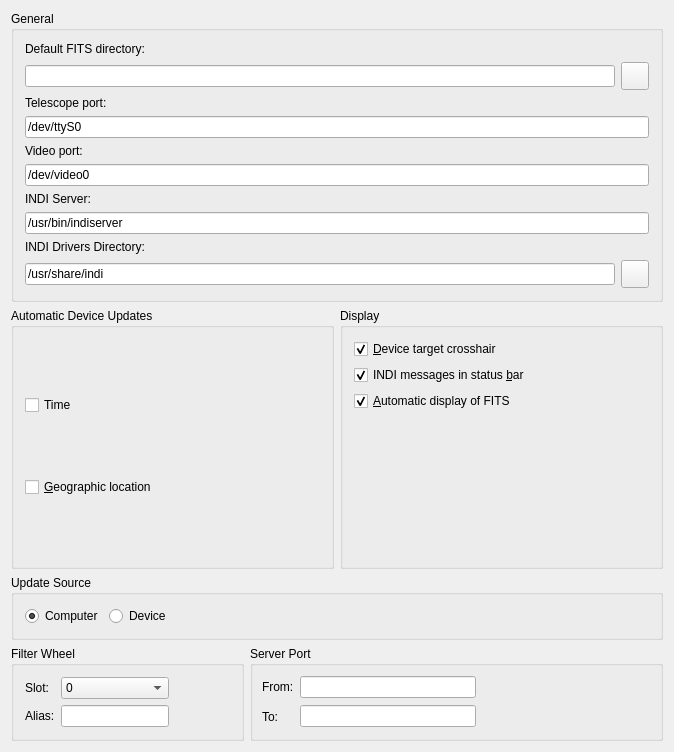
<ui version="4.0" >
 <class>OpsINDI</class>
 <widget class="QWidget" name="OpsINDI" >
  <property name="geometry" >
   <rect>
    <x>0</x>
    <y>0</y>
    <width>674</width>
    <height>752</height>
   </rect>
  </property>
  <property name="windowTitle" >
   <string/>
  </property>
  <layout class="QVBoxLayout" name="verticalLayout_2" >
   <item>
    <widget class="QGroupBox" name="generalGroup" >
     <property name="title" >
      <string>General</string>
     </property>
     <layout class="QVBoxLayout" name="verticalLayout_3" >
      <item>
       <widget class="QLabel" name="fitsLabel" >
        <property name="whatsThis" >
         <string>Specify where new FITS images are saved once captured and downloaded</string>
        </property>
        <property name="text" >
         <string>Default FITS directory:</string>
        </property>
       </widget>
      </item>
      <item>
       <layout class="QHBoxLayout" >
        <property name="spacing" >
         <number>6</number>
        </property>
        <property name="margin" >
         <number>0</number>
        </property>
        <item>
         <widget class="KLineEdit" name="kcfg_fitsDir" />
        </item>
        <item>
         <widget class="QPushButton" name="selectFITSDirB" >
          <property name="sizePolicy" >
           <sizepolicy vsizetype="Fixed" hsizetype="Fixed" >
            <horstretch>0</horstretch>
            <verstretch>0</verstretch>
           </sizepolicy>
          </property>
          <property name="minimumSize" >
           <size>
            <width>28</width>
            <height>28</height>
           </size>
          </property>
          <property name="maximumSize" >
           <size>
            <width>28</width>
            <height>28</height>
           </size>
          </property>
          <property name="text" >
           <string/>
          </property>
         </widget>
        </item>
       </layout>
      </item>
      <item>
       <widget class="QLabel" name="telescopeLabel" >
        <property name="toolTip" >
         <string>Default INDI telescope port</string>
        </property>
        <property name="text" >
         <string>Telescope port:</string>
        </property>
       </widget>
      </item>
      <item>
       <widget class="KLineEdit" name="kcfg_telescopePort" >
        <property name="text" >
         <string>/dev/ttyS0</string>
        </property>
       </widget>
      </item>
      <item>
       <widget class="QLabel" name="videoLabel" >
        <property name="toolTip" >
         <string>Default INDI video port</string>
        </property>
        <property name="text" >
         <string>Video port:</string>
        </property>
       </widget>
      </item>
      <item>
       <widget class="KLineEdit" name="kcfg_videoPort" >
        <property name="text" >
         <string>/dev/video0</string>
        </property>
       </widget>
      </item>
      <item>
       <widget class="QLabel" name="videoLabel_2" >
        <property name="toolTip" >
         <string>Default INDI video port</string>
        </property>
        <property name="text" >
         <string>INDI Server:</string>
        </property>
       </widget>
      </item>
      <item>
       <widget class="KLineEdit" name="kcfg_indiServer" >
        <property name="text" >
         <string>/usr/bin/indiserver</string>
        </property>
       </widget>
      </item>
      <item>
       <widget class="QLabel" name="videoLabel_3" >
        <property name="toolTip" >
         <string>Default INDI video port</string>
        </property>
        <property name="text" >
         <string>INDI Drivers Directory:</string>
        </property>
       </widget>
      </item>
      <item>
       <layout class="QHBoxLayout" name="horizontalLayout_4" >
        <item>
         <widget class="KLineEdit" name="kcfg_indiDriversDir" >
          <property name="text" >
           <string>/usr/share/indi</string>
          </property>
         </widget>
        </item>
        <item>
         <widget class="QPushButton" name="selectDriversDirB" >
          <property name="sizePolicy" >
           <sizepolicy vsizetype="Fixed" hsizetype="Fixed" >
            <horstretch>0</horstretch>
            <verstretch>0</verstretch>
           </sizepolicy>
          </property>
          <property name="minimumSize" >
           <size>
            <width>28</width>
            <height>28</height>
           </size>
          </property>
          <property name="maximumSize" >
           <size>
            <width>28</width>
            <height>28</height>
           </size>
          </property>
          <property name="text" >
           <string/>
          </property>
         </widget>
        </item>
       </layout>
      </item>
     </layout>
    </widget>
   </item>
   <item>
    <layout class="QHBoxLayout" name="horizontalLayout_2" >
     <item>
      <widget class="QGroupBox" name="autoGroup" >
       <property name="title" >
        <string>Automatic Device Updates</string>
       </property>
       <layout class="QVBoxLayout" name="verticalLayout" >
        <item>
         <widget class="QCheckBox" name="kcfg_useTimeUpdate" >
          <property name="toolTip" >
           <string>Update telescope clock upon connection</string>
          </property>
          <property name="whatsThis" >
           <string>Synchronize KStars date and time automatically from the update source.</string>
          </property>
          <property name="text" >
           <string>Time</string>
          </property>
          <property name="checked" >
           <bool>false</bool>
          </property>
         </widget>
        </item>
        <item>
         <widget class="QCheckBox" name="kcfg_useGeographicUpdate" >
          <property name="toolTip" >
           <string>Update telescope geographical location upon connection</string>
          </property>
          <property name="whatsThis" >
           <string>Synchronize KStars location settings from the update source</string>
          </property>
          <property name="text" >
           <string>&amp;Geographic location</string>
          </property>
          <property name="checked" >
           <bool>false</bool>
          </property>
         </widget>
        </item>
       </layout>
      </widget>
     </item>
     <item>
      <widget class="QGroupBox" name="displayGroup" >
       <property name="title" >
        <string>Display</string>
       </property>
       <layout class="QVBoxLayout" name="verticalLayout_5" >
        <item>
         <widget class="QCheckBox" name="kcfg_showTargetCrosshair" >
          <property name="toolTip" >
           <string>Display the telescope position on the sky map</string>
          </property>
          <property name="whatsThis" >
           <string>Display a telescope marker on the sky map in order to track the telescope motion across the sky.</string>
          </property>
          <property name="text" >
           <string>&amp;Device target crosshair</string>
          </property>
          <property name="checked" >
           <bool>true</bool>
          </property>
         </widget>
        </item>
        <item>
         <widget class="QCheckBox" name="kcfg_showINDIMessages" >
          <property name="toolTip" >
           <string>Display INDI status messages in the status bar</string>
          </property>
          <property name="whatsThis" >
           <string>Display incoming INDI status messages in KStars status bar</string>
          </property>
          <property name="text" >
           <string>INDI messages in status &amp;bar</string>
          </property>
          <property name="checked" >
           <bool>true</bool>
          </property>
         </widget>
        </item>
        <item>
         <widget class="QCheckBox" name="kcfg_showFITS" >
          <property name="whatsThis" >
           <string>When a FITS image is captured from a camera, download and display the FITS automatically in KStars FITS Viewer</string>
          </property>
          <property name="text" >
           <string>&amp;Automatic display of FITS</string>
          </property>
          <property name="checked" >
           <bool>true</bool>
          </property>
         </widget>
        </item>
        <item>
         <spacer name="verticalSpacer" >
          <property name="orientation" >
           <enum>Qt::Vertical</enum>
          </property>
          <property name="sizeHint" stdset="0" >
           <size>
            <width>20</width>
            <height>28</height>
           </size>
          </property>
         </spacer>
        </item>
       </layout>
      </widget>
     </item>
    </layout>
   </item>
   <item>
    <widget class="QGroupBox" name="groupBox_2" >
     <property name="whatsThis" >
      <string>Synchronize KStars according to either the computer or device time and location settings.</string>
     </property>
     <property name="title" >
      <string>Update Source</string>
     </property>
     <layout class="QHBoxLayout" name="horizontalLayout" >
      <item>
       <widget class="QRadioButton" name="kcfg_useComputerSource" >
        <property name="text" >
         <string>Computer</string>
        </property>
        <property name="checkable" >
         <bool>true</bool>
        </property>
        <property name="checked" >
         <bool>true</bool>
        </property>
       </widget>
      </item>
      <item>
       <widget class="QRadioButton" name="kcfg_useDeviceSource" >
        <property name="text" >
         <string>Device</string>
        </property>
       </widget>
      </item>
      <item>
       <spacer name="horizontalSpacer" >
        <property name="orientation" >
         <enum>Qt::Horizontal</enum>
        </property>
        <property name="sizeHint" stdset="0" >
         <size>
          <width>429</width>
          <height>20</height>
         </size>
        </property>
       </spacer>
      </item>
     </layout>
    </widget>
   </item>
   <item>
    <layout class="QHBoxLayout" name="horizontalLayout_3" >
     <item>
      <widget class="QGroupBox" name="autoGroup_2" >
       <property name="toolTip" >
        <string>Assign color values for your filter wheel slots</string>
       </property>
       <property name="whatsThis" >
        <string>Assign an alias to each filter wheel slot number. For example, you can assing slot 0 to Red, slot 1 to Green, etc..</string>
       </property>
       <property name="title" >
        <string>Filter Wheel</string>
       </property>
       <layout class="QHBoxLayout" >
        <property name="spacing" >
         <number>6</number>
        </property>
        <property name="margin" >
         <number>11</number>
        </property>
        <item>
         <layout class="QVBoxLayout" >
          <property name="spacing" >
           <number>6</number>
          </property>
          <property name="margin" >
           <number>0</number>
          </property>
          <item>
           <widget class="QLabel" name="textLabel1" >
            <property name="text" >
             <string>Slot:</string>
            </property>
           </widget>
          </item>
          <item>
           <widget class="QLabel" name="textLabel2" >
            <property name="text" >
             <string>Alias:</string>
            </property>
           </widget>
          </item>
         </layout>
        </item>
        <item>
         <layout class="QVBoxLayout" >
          <property name="spacing" >
           <number>6</number>
          </property>
          <property name="margin" >
           <number>0</number>
          </property>
          <item>
           <widget class="KComboBox" name="filterSlotCombo" >
            <property name="sizePolicy" >
             <sizepolicy vsizetype="Fixed" hsizetype="Preferred" >
              <horstretch>0</horstretch>
              <verstretch>0</verstretch>
             </sizepolicy>
            </property>
            <item>
             <property name="text" >
              <string>0</string>
             </property>
            </item>
            <item>
             <property name="text" >
              <string>1</string>
             </property>
            </item>
            <item>
             <property name="text" >
              <string>2</string>
             </property>
            </item>
            <item>
             <property name="text" >
              <string>3</string>
             </property>
            </item>
            <item>
             <property name="text" >
              <string>4</string>
             </property>
            </item>
            <item>
             <property name="text" >
              <string>5</string>
             </property>
            </item>
            <item>
             <property name="text" >
              <string>6</string>
             </property>
            </item>
            <item>
             <property name="text" >
              <string>7</string>
             </property>
            </item>
            <item>
             <property name="text" >
              <string>8</string>
             </property>
            </item>
            <item>
             <property name="text" >
              <string>9</string>
             </property>
            </item>
           </widget>
          </item>
          <item>
           <widget class="KLineEdit" name="kcfg_filterAlias" >
            <property name="sizePolicy" >
             <sizepolicy vsizetype="Fixed" hsizetype="Preferred" >
              <horstretch>0</horstretch>
              <verstretch>0</verstretch>
             </sizepolicy>
            </property>
           </widget>
          </item>
         </layout>
        </item>
        <item>
         <spacer>
          <property name="orientation" >
           <enum>Qt::Horizontal</enum>
          </property>
          <property name="sizeType" >
           <enum>QSizePolicy::Preferred</enum>
          </property>
          <property name="sizeHint" stdset="0" >
           <size>
            <width>61</width>
            <height>20</height>
           </size>
          </property>
         </spacer>
        </item>
       </layout>
      </widget>
     </item>
     <item>
      <widget class="QGroupBox" name="groupBox" >
       <property name="whatsThis" >
        <string>Specify range of ports that INDI Server will bind to when starting new drivers</string>
       </property>
       <property name="title" >
        <string>Server Port</string>
       </property>
       <layout class="QHBoxLayout" >
        <property name="spacing" >
         <number>6</number>
        </property>
        <property name="margin" >
         <number>9</number>
        </property>
        <item>
         <layout class="QVBoxLayout" >
          <property name="spacing" >
           <number>6</number>
          </property>
          <property name="margin" >
           <number>0</number>
          </property>
          <item>
           <widget class="QLabel" name="label" >
            <property name="text" >
             <string>From:</string>
            </property>
           </widget>
          </item>
          <item>
           <widget class="QLabel" name="label_2" >
            <property name="text" >
             <string>To:</string>
            </property>
           </widget>
          </item>
         </layout>
        </item>
        <item>
         <layout class="QVBoxLayout" >
          <property name="spacing" >
           <number>6</number>
          </property>
          <property name="margin" >
           <number>0</number>
          </property>
          <item>
           <widget class="KLineEdit" name="kcfg_serverPortStart" />
          </item>
          <item>
           <widget class="KLineEdit" name="kcfg_serverPortEnd" />
          </item>
         </layout>
        </item>
        <item>
         <spacer>
          <property name="orientation" >
           <enum>Qt::Horizontal</enum>
          </property>
          <property name="sizeHint" stdset="0" >
           <size>
            <width>40</width>
            <height>20</height>
           </size>
          </property>
         </spacer>
        </item>
       </layout>
      </widget>
     </item>
    </layout>
   </item>
  </layout>
 </widget>
 <layoutdefault spacing="6" margin="11" />
 <pixmapfunction>qPixmapFromMimeSource</pixmapfunction>
 <customwidgets>
  <customwidget>
   <class>KComboBox</class>
   <extends>QComboBox</extends>
   <header>kcombobox.h</header>
  </customwidget>
  <customwidget>
   <class>KLineEdit</class>
   <extends>QLineEdit</extends>
   <header>klineedit.h</header>
   <container>1</container>
  </customwidget>
 </customwidgets>
 <tabstops>
  <tabstop>kcfg_useTimeUpdate</tabstop>
  <tabstop>kcfg_useGeographicUpdate</tabstop>
  <tabstop>kcfg_showTargetCrosshair</tabstop>
  <tabstop>kcfg_showINDIMessages</tabstop>
 </tabstops>
 <resources/>
 <connections/>
</ui>
